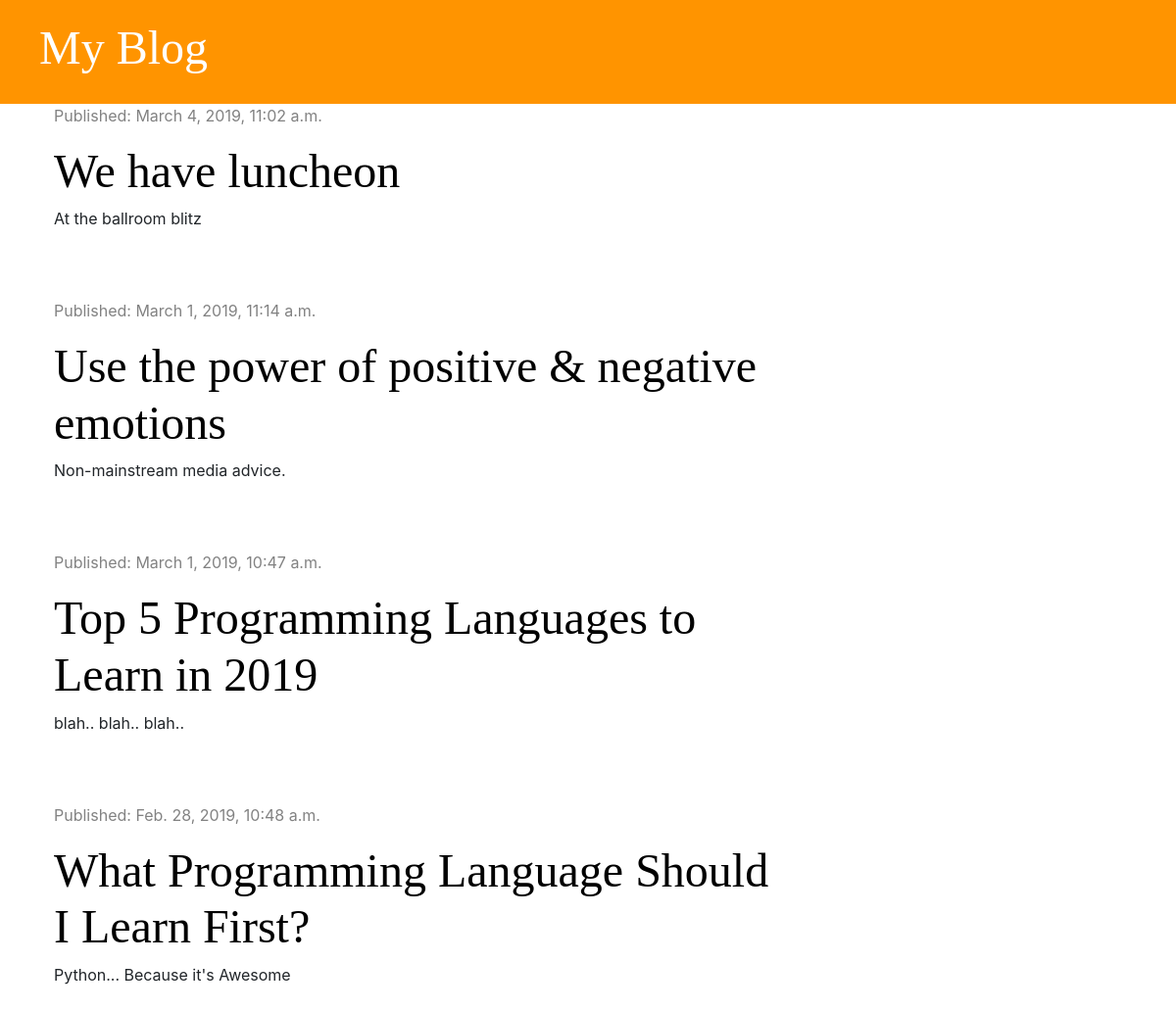
The app's page /, older data.
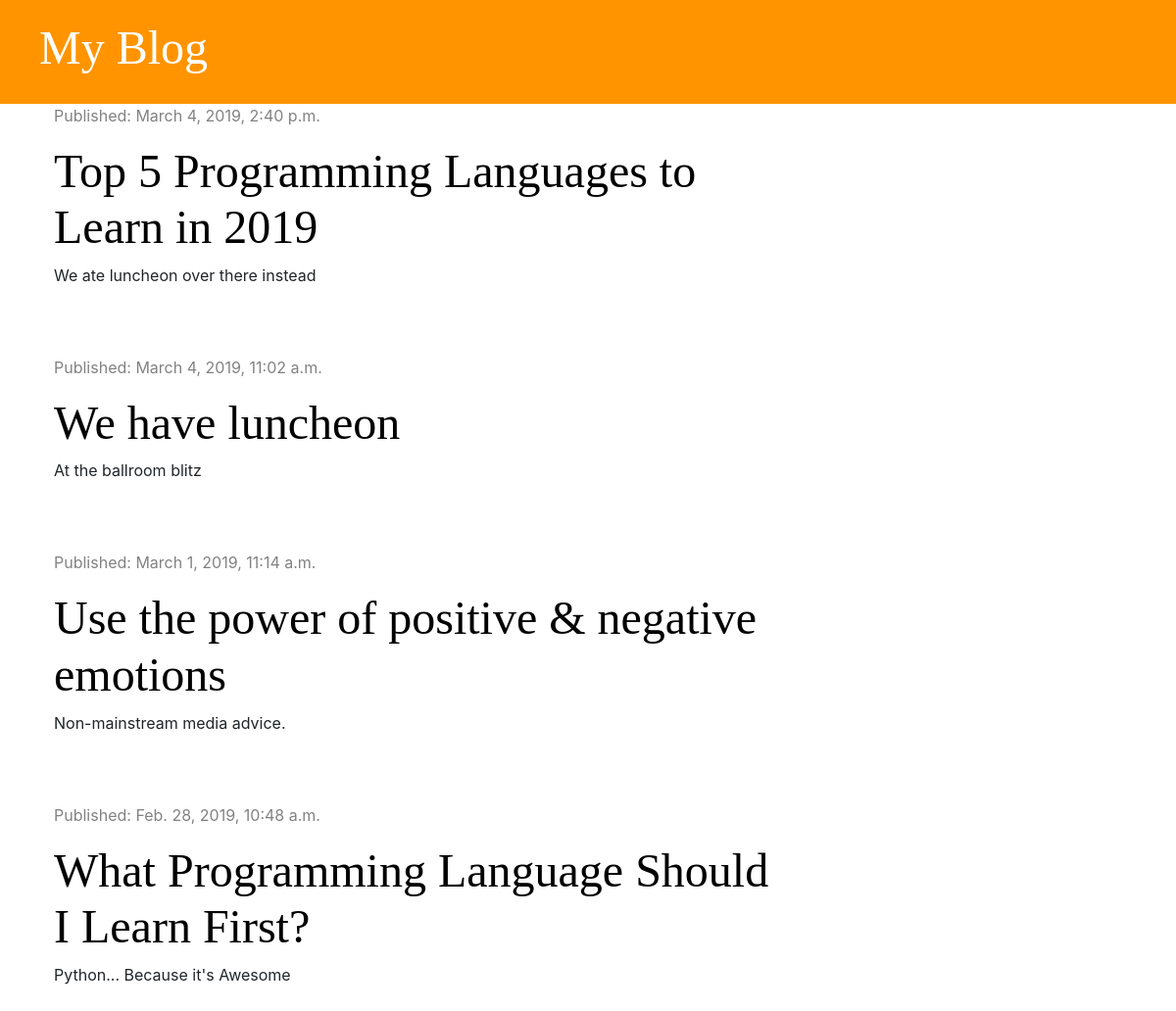
The same page, newer data.
### blog/models.py (models this page shows, shortened)
class Post(models.Model):
    author = models.ForeignKey('auth.User', on_delete=models.CASCADE)
    title = models.CharField(max_length=200)
    text = models.TextField()
    created_date = models.DateTimeField(default=timezone.now)
    published_date = models.DateTimeField(blank=True, null=True)

### blog/views.py (the view)
# urls.py: path('', views.post_list, name='post_list'),
def post_list(request):
    posts = Post.objects.filter(published_date__lte=timezone.now()).order_by('-published_date')
    stuff_for_frontend = {'posts': posts}
    return render(request, 'blog/post_list.html', stuff_for_frontend)

### blog/templates/blog/post_list.html
{% extends 'blog/base.html' %}
{% block content %}
    {% for post in posts %}
        <div class="post">
            <div class="date">
                <p>Published: {{ post.published_date }}</p>
            </div>
            <h1><a href="{% url 'post_detail' pk=post.pk %}">{{ post.title }}</a></h1>
            <p>{{ post.text|linebreaksbr }}</p>
        </div>
    {% endfor %}
{% endblock %}

Row changes from the older to the newer data that the page shows:
changed Post: published_date "March 1, 2019, 10:47 a.m." → "March 4, 2019, 2:40 p.m."; text "blah.. blah.. blah.." → "We ate luncheon over there instead"; moves up the list
